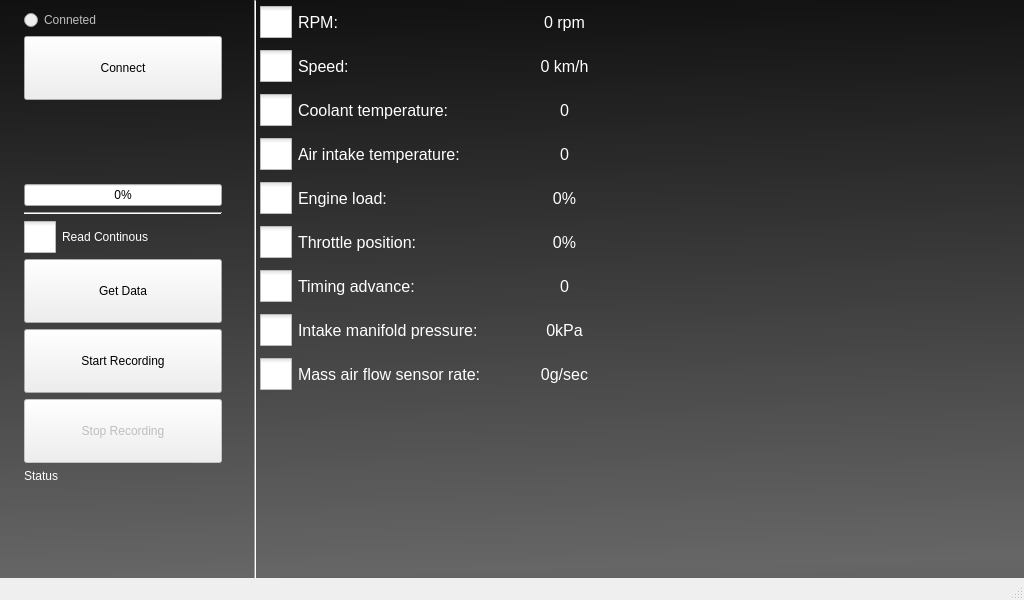
<?xml version="1.0" encoding="UTF-8"?>
<ui version="4.0">
 <class>MainWindow</class>
 <widget class="QMainWindow" name="MainWindow">
  <property name="geometry">
   <rect>
    <x>0</x>
    <y>0</y>
    <width>1024</width>
    <height>600</height>
   </rect>
  </property>
  <property name="sizePolicy">
   <sizepolicy hsizetype="Fixed" vsizetype="Fixed">
    <horstretch>0</horstretch>
    <verstretch>0</verstretch>
   </sizepolicy>
  </property>
  <property name="windowTitle">
   <string>MainWindow</string>
  </property>
  <property name="styleSheet">
   <string notr="true">QWidget#centralwidget {background-color: qlineargradient(spread:reflect, x1:0, y1:0, x2:0.042, y2:1, stop:0 rgba(16, 16, 16, 255), stop:1 rgba(102, 102, 102, 255))}
QLabel {color: white}
QCheckBox {color:white;}
QCheckBox::indicator {width: 32px; height:32px}</string>
  </property>
  <widget class="QWidget" name="centralwidget">
   <property name="styleSheet">
    <string notr="true"/>
   </property>
   <widget class="QWidget" name="gridLayoutWidget">
    <property name="geometry">
     <rect>
      <x>260</x>
      <y>0</y>
      <width>381</width>
      <height>401</height>
     </rect>
    </property>
    <property name="font">
     <font>
      <pointsize>12</pointsize>
     </font>
    </property>
    <layout class="QGridLayout" name="gridLayout">
     <property name="sizeConstraint">
      <enum>QLayout::SetDefaultConstraint</enum>
     </property>
     <item row="8" column="0">
      <widget class="QCheckBox" name="mafCheckbox">
       <property name="font">
        <font>
         <pointsize>12</pointsize>
        </font>
       </property>
       <property name="text">
        <string>Mass air flow sensor rate:</string>
       </property>
      </widget>
     </item>
     <item row="3" column="1">
      <widget class="QLabel" name="airIntakeTempLabel">
       <property name="font">
        <font>
         <pointsize>12</pointsize>
        </font>
       </property>
       <property name="text">
        <string>0</string>
       </property>
       <property name="alignment">
        <set>Qt::AlignCenter</set>
       </property>
      </widget>
     </item>
     <item row="6" column="0">
      <widget class="QCheckBox" name="timingAdvanceCheckbox">
       <property name="font">
        <font>
         <pointsize>12</pointsize>
        </font>
       </property>
       <property name="text">
        <string>Timing advance:</string>
       </property>
      </widget>
     </item>
     <item row="4" column="1">
      <widget class="QLabel" name="engineLoadLabel">
       <property name="font">
        <font>
         <pointsize>12</pointsize>
        </font>
       </property>
       <property name="text">
        <string>0%</string>
       </property>
       <property name="alignment">
        <set>Qt::AlignCenter</set>
       </property>
      </widget>
     </item>
     <item row="0" column="0">
      <widget class="QCheckBox" name="rpmCheckbox">
       <property name="font">
        <font>
         <pointsize>12</pointsize>
        </font>
       </property>
       <property name="text">
        <string>RPM:</string>
       </property>
      </widget>
     </item>
     <item row="7" column="0">
      <widget class="QCheckBox" name="intakeManifoldPressureCheckbox">
       <property name="font">
        <font>
         <pointsize>12</pointsize>
        </font>
       </property>
       <property name="text">
        <string>Intake manifold pressure:</string>
       </property>
      </widget>
     </item>
     <item row="7" column="1">
      <widget class="QLabel" name="intakeManifoldPressureLabel">
       <property name="font">
        <font>
         <pointsize>12</pointsize>
        </font>
       </property>
       <property name="text">
        <string>0kPa</string>
       </property>
       <property name="alignment">
        <set>Qt::AlignCenter</set>
       </property>
      </widget>
     </item>
     <item row="4" column="0">
      <widget class="QCheckBox" name="engineLoadCheckbox">
       <property name="font">
        <font>
         <pointsize>12</pointsize>
        </font>
       </property>
       <property name="text">
        <string>Engine load:</string>
       </property>
      </widget>
     </item>
     <item row="2" column="0">
      <widget class="QCheckBox" name="coolantCheckbox">
       <property name="font">
        <font>
         <pointsize>12</pointsize>
        </font>
       </property>
       <property name="text">
        <string>Coolant temperature:</string>
       </property>
      </widget>
     </item>
     <item row="6" column="1">
      <widget class="QLabel" name="timingAdvanceLabel">
       <property name="font">
        <font>
         <pointsize>12</pointsize>
        </font>
       </property>
       <property name="text">
        <string>0</string>
       </property>
       <property name="alignment">
        <set>Qt::AlignCenter</set>
       </property>
      </widget>
     </item>
     <item row="8" column="1">
      <widget class="QLabel" name="mafLabel">
       <property name="font">
        <font>
         <pointsize>12</pointsize>
        </font>
       </property>
       <property name="text">
        <string>0g/sec</string>
       </property>
       <property name="alignment">
        <set>Qt::AlignCenter</set>
       </property>
      </widget>
     </item>
     <item row="0" column="1">
      <widget class="QLabel" name="rpmLabel">
       <property name="font">
        <font>
         <pointsize>12</pointsize>
        </font>
       </property>
       <property name="text">
        <string>0 rpm</string>
       </property>
       <property name="alignment">
        <set>Qt::AlignCenter</set>
       </property>
      </widget>
     </item>
     <item row="2" column="1">
      <widget class="QLabel" name="coolantLabel">
       <property name="font">
        <font>
         <pointsize>12</pointsize>
        </font>
       </property>
       <property name="text">
        <string>0</string>
       </property>
       <property name="alignment">
        <set>Qt::AlignCenter</set>
       </property>
      </widget>
     </item>
     <item row="5" column="0">
      <widget class="QCheckBox" name="throttleCheckbox">
       <property name="font">
        <font>
         <pointsize>12</pointsize>
        </font>
       </property>
       <property name="text">
        <string>Throttle position:</string>
       </property>
      </widget>
     </item>
     <item row="1" column="0">
      <widget class="QCheckBox" name="speedCheckbox">
       <property name="font">
        <font>
         <pointsize>12</pointsize>
        </font>
       </property>
       <property name="layoutDirection">
        <enum>Qt::LeftToRight</enum>
       </property>
       <property name="text">
        <string>Speed:</string>
       </property>
      </widget>
     </item>
     <item row="5" column="1">
      <widget class="QLabel" name="throttleLabel">
       <property name="font">
        <font>
         <pointsize>12</pointsize>
        </font>
       </property>
       <property name="text">
        <string>0%</string>
       </property>
       <property name="alignment">
        <set>Qt::AlignCenter</set>
       </property>
      </widget>
     </item>
     <item row="1" column="1">
      <widget class="QLabel" name="speedLabel">
       <property name="font">
        <font>
         <pointsize>12</pointsize>
        </font>
       </property>
       <property name="text">
        <string>0 km/h</string>
       </property>
       <property name="alignment">
        <set>Qt::AlignCenter</set>
       </property>
      </widget>
     </item>
     <item row="3" column="0">
      <widget class="QCheckBox" name="airIntakeTempCheckbox">
       <property name="font">
        <font>
         <pointsize>12</pointsize>
        </font>
       </property>
       <property name="text">
        <string>Air intake temperature:</string>
       </property>
      </widget>
     </item>
    </layout>
   </widget>
   <widget class="Line" name="line">
    <property name="geometry">
     <rect>
      <x>240</x>
      <y>0</y>
      <width>31</width>
      <height>601</height>
     </rect>
    </property>
    <property name="orientation">
     <enum>Qt::Vertical</enum>
    </property>
   </widget>
   <widget class="QWidget" name="verticalLayoutWidget">
    <property name="geometry">
     <rect>
      <x>0</x>
      <y>10</y>
      <width>246</width>
      <height>551</height>
     </rect>
    </property>
    <layout class="QVBoxLayout">
     <property name="leftMargin">
      <number>24</number>
     </property>
     <property name="rightMargin">
      <number>24</number>
     </property>
     <item>
      <widget class="QRadioButton" name="statusRadio">
       <property name="enabled">
        <bool>false</bool>
       </property>
       <property name="sizePolicy">
        <sizepolicy hsizetype="Minimum" vsizetype="Fixed">
         <horstretch>0</horstretch>
         <verstretch>0</verstretch>
        </sizepolicy>
       </property>
       <property name="text">
        <string>Conneted</string>
       </property>
       <property name="iconSize">
        <size>
         <width>64</width>
         <height>64</height>
        </size>
       </property>
       <property name="checkable">
        <bool>true</bool>
       </property>
       <property name="checked">
        <bool>false</bool>
       </property>
      </widget>
     </item>
     <item>
      <widget class="QPushButton" name="connectButton">
       <property name="sizePolicy">
        <sizepolicy hsizetype="Minimum" vsizetype="Expanding">
         <horstretch>0</horstretch>
         <verstretch>0</verstretch>
        </sizepolicy>
       </property>
       <property name="maximumSize">
        <size>
         <width>16777215</width>
         <height>64</height>
        </size>
       </property>
       <property name="text">
        <string>Connect</string>
       </property>
      </widget>
     </item>
     <item>
      <spacer name="verticalSpacer">
       <property name="orientation">
        <enum>Qt::Vertical</enum>
       </property>
       <property name="sizeHint" stdset="0">
        <size>
         <width>20</width>
         <height>40</height>
        </size>
       </property>
      </spacer>
     </item>
     <item>
      <widget class="QProgressBar" name="progressBar">
       <property name="value">
        <number>0</number>
       </property>
      </widget>
     </item>
     <item>
      <widget class="Line" name="line_2">
       <property name="orientation">
        <enum>Qt::Horizontal</enum>
       </property>
      </widget>
     </item>
     <item>
      <widget class="QCheckBox" name="continousReadCheckbox">
       <property name="text">
        <string>Read Continous</string>
       </property>
      </widget>
     </item>
     <item>
      <widget class="QPushButton" name="getDataButton">
       <property name="sizePolicy">
        <sizepolicy hsizetype="Minimum" vsizetype="Expanding">
         <horstretch>0</horstretch>
         <verstretch>0</verstretch>
        </sizepolicy>
       </property>
       <property name="maximumSize">
        <size>
         <width>16777215</width>
         <height>64</height>
        </size>
       </property>
       <property name="text">
        <string>Get Data</string>
       </property>
      </widget>
     </item>
     <item>
      <widget class="QPushButton" name="startRecordButton">
       <property name="sizePolicy">
        <sizepolicy hsizetype="Minimum" vsizetype="Expanding">
         <horstretch>0</horstretch>
         <verstretch>0</verstretch>
        </sizepolicy>
       </property>
       <property name="maximumSize">
        <size>
         <width>16777215</width>
         <height>64</height>
        </size>
       </property>
       <property name="text">
        <string>Start Recording</string>
       </property>
      </widget>
     </item>
     <item>
      <widget class="QPushButton" name="stopRecordButton">
       <property name="enabled">
        <bool>false</bool>
       </property>
       <property name="sizePolicy">
        <sizepolicy hsizetype="Minimum" vsizetype="Expanding">
         <horstretch>0</horstretch>
         <verstretch>0</verstretch>
        </sizepolicy>
       </property>
       <property name="maximumSize">
        <size>
         <width>16777215</width>
         <height>64</height>
        </size>
       </property>
       <property name="text">
        <string>Stop Recording</string>
       </property>
       <property name="checkable">
        <bool>false</bool>
       </property>
      </widget>
     </item>
     <item>
      <widget class="QLabel" name="statusLabel">
       <property name="text">
        <string>Status</string>
       </property>
      </widget>
     </item>
     <item>
      <spacer name="verticalSpacer_2">
       <property name="orientation">
        <enum>Qt::Vertical</enum>
       </property>
       <property name="sizeHint" stdset="0">
        <size>
         <width>20</width>
         <height>40</height>
        </size>
       </property>
      </spacer>
     </item>
    </layout>
   </widget>
  </widget>
  <widget class="QMenuBar" name="menubar">
   <property name="geometry">
    <rect>
     <x>0</x>
     <y>0</y>
     <width>1024</width>
     <height>20</height>
    </rect>
   </property>
  </widget>
  <widget class="QStatusBar" name="statusbar"/>
 </widget>
 <resources/>
 <connections/>
</ui>
